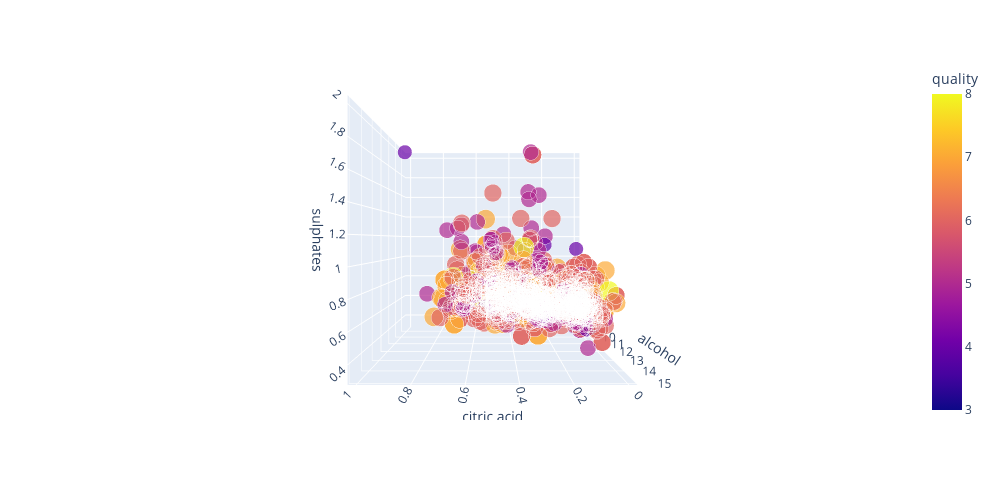

The notebook cell this image was saved under:
### Code cell
import plotly.express as px

fig = px.scatter_3d(
    raw_data,
    x="alcohol",
    y="sulphates",
    z="citric acid",
    color="quality",
    width=1000,
    height=500,
    size=raw_data["quality"].abs(),
    color_discrete_sequence=[
        "#A52A2A",
        "#D2691E",
        "#DAA520",
        "#90EE90",
        "#3CB371",
        "#2E8B57",
    ],
)
camera = dict(up=dict(x=1, y=3.5, z=0), eye=dict(x=2, y=0, z=0))

fig.update_layout(scene_camera=camera)
fig.show()

### Figure 1 — Plotly figure (JSON) as saved in the notebook; plotly's stock layout.template omitted (floating-point values rounded to 4 significant figures; data arrays with more than 128 entries replaced by an {"elided": "..."} marker saying what was removed)
{"data": [{"hovertemplate": "alcohol=%{x}<br>sulphates=%{y}<br>citric acid=%{z}<br>quality=%{marker.color}<extra></extra>", "legendgroup": "", "marker": {"color": {"elided": "1599 int values"}, "coloraxis": "coloraxis", "size": {"elided": "1599 int values"}, "sizemode": "area", "sizeref": 0.02, "symbol": "circle"}, "mode": "markers", "name": "", "scene": "scene", "showlegend": false, "type": "scatter3d", "x": {"elided": "1599 float values"}, "y": {"elided": "1599 float values"}, "z": {"elided": "1599 float values"}}], "layout": {"coloraxis": {"colorbar": {"title": {"text": "quality"}}, "colorscale": [[0, "#0d0887"], [0.1111, "#46039f"], [0.2222, "#7201a8"], [0.3333, "#9c179e"], [0.4444, "#bd3786"], [0.5556, "#d8576b"], [0.6667, "#ed7953"], [0.7778, "#fb9f3a"], [0.8889, "#fdca26"], [1, "#f0f921"]]}, "height": 500, "legend": {"itemsizing": "constant", "tracegroupgap": 0}, "margin": {"t": 60}, "scene": {"camera": {"eye": {"x": 2, "y": 0, "z": 0}, "up": {"x": 1, "y": 3.5, "z": 0}}, "domain": {"x": [0, 1], "y": [0, 1]}, "xaxis": {"title": {"text": "alcohol"}}, "yaxis": {"title": {"text": "sulphates"}}, "zaxis": {"title": {"text": "citric acid"}}}, "width": 1000}}
